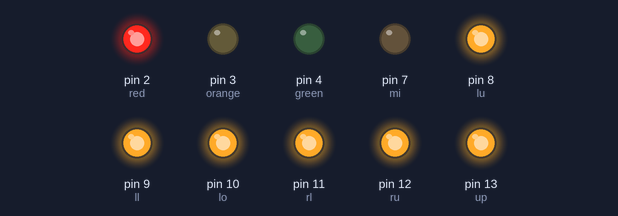
Bench run of a sketch on a simulated Arduino Uno, built with avr-gcc and run on an emulated ATmega328P. On the bench: output pins drawn as LEDs (lit = HIGH).

Above: at 0.1 s.
At 0.9 s:
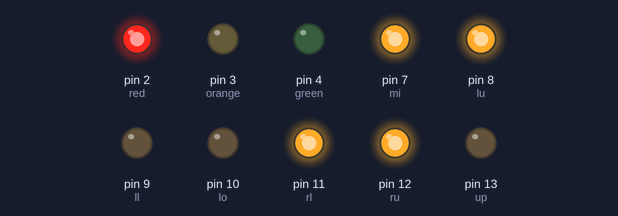
At 1.9 s:
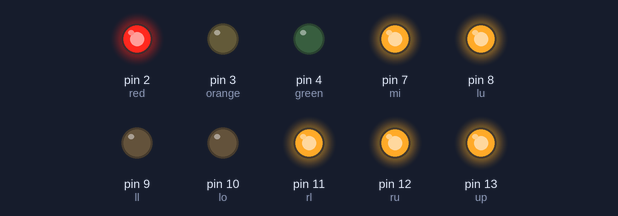
At 3.9 s:
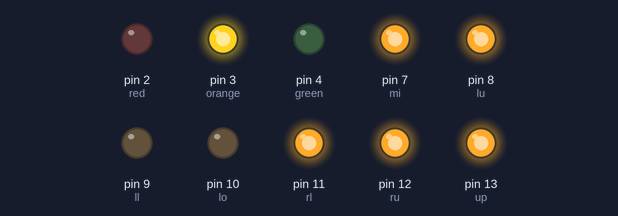
At 5.9 s:
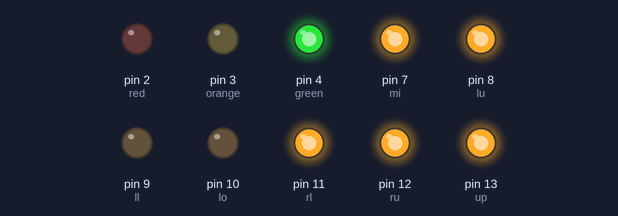
At 7.9 s:
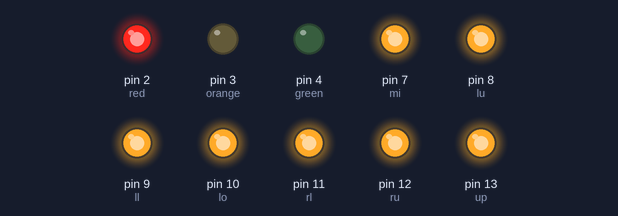
Timing chart, 0 to 8.2 s (numbered marks = the images above):
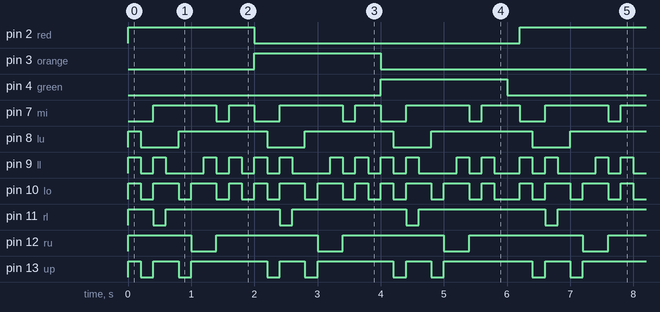

The sketch:

CODE_FOR_TRAFFIC_LIGHT_WITH_7_SEG_DISPLAY.ino
```cpp
int up=13;
int ru=12;
int rl=11;
int lo=10;
int ll=9;
int lu=8;
int mi=7;
int green=4;
int orange=3;
int red=2;
int del=200;

void setup() {

  // put your setup code here, to run once:
pinMode(up,OUTPUT);
pinMode(ru,OUTPUT);
pinMode(rl,OUTPUT);
pinMode(lo,OUTPUT);
pinMode(ll,OUTPUT);
pinMode(lu,OUTPUT);
pinMode(mi,OUTPUT);
pinMode(green,OUTPUT);
pinMode(orange,OUTPUT);
pinMode(red,OUTPUT);

}

void loop() {
  // put your main code here, to run repeatedly:

  digitalWrite(red,HIGH);
  digitalWrite(up, HIGH);
  digitalWrite(ru, HIGH);
  digitalWrite(rl, HIGH);
  digitalWrite(lo, HIGH);
  digitalWrite(ll, HIGH);
  digitalWrite(lu, HIGH);
  digitalWrite(mi, LOW);
  delay(del);


  digitalWrite(up, LOW);
  digitalWrite(ru, HIGH);
  digitalWrite(rl, HIGH);
  digitalWrite(lo, LOW);
  digitalWrite(ll, LOW);
  digitalWrite(lu, LOW);
  digitalWrite(mi, LOW);
  delay(del);


  digitalWrite(up, HIGH);
  digitalWrite(ru, HIGH);
  digitalWrite(rl, LOW);
  digitalWrite(lo, HIGH);
  digitalWrite(ll, HIGH);
  digitalWrite(lu, LOW);
  digitalWrite(mi, HIGH);
  delay(del);


  digitalWrite(up, HIGH);
  digitalWrite(ru, HIGH);
  digitalWrite(rl, HIGH);
  digitalWrite(lo, HIGH);
  digitalWrite(ll, LOW);
  digitalWrite(lu, LOW);
  digitalWrite(mi, HIGH);
  delay(del);


  digitalWrite(up, LOW);
  digitalWrite(ru, HIGH);
  digitalWrite(rl, HIGH);
  digitalWrite(lo, LOW);
  digitalWrite(ll, LOW);
  digitalWrite(lu, HIGH);
  digitalWrite(mi, HIGH);
  delay(del);


  digitalWrite(up, HIGH);
  digitalWrite(ru, LOW);
  digitalWrite(rl, HIGH);
  digitalWrite(lo, HIGH);
  digitalWrite(ll, LOW);
  digitalWrite(lu, HIGH);
  digitalWrite(mi, HIGH);
  delay(del);

  digitalWrite(up, HIGH);
  digitalWrite(ru, LOW);
  digitalWrite(rl, HIGH);
  digitalWrite(lo, HIGH);
  digitalWrite(ll, HIGH);
  digitalWrite(lu, HIGH);
  digitalWrite(mi, HIGH);
  delay(del);

  digitalWrite(up, HIGH);
  digitalWrite(ru, HIGH);
  digitalWrite(rl, HIGH);
  digitalWrite(lo, LOW);
  digitalWrite(ll, LOW);
  digitalWrite(lu, HIGH);
  digitalWrite(mi, LOW);
  delay(del);


  digitalWrite(up, HIGH);
  digitalWrite(ru, HIGH);
  digitalWrite(rl, HIGH);
  digitalWrite(lo, HIGH);
  digitalWrite(ll, HIGH);
  digitalWrite(lu, HIGH);
  digitalWrite(mi, HIGH);
  delay(del);

  digitalWrite(up, HIGH);
  digitalWrite(ru, HIGH);
  digitalWrite(rl, HIGH);
  digitalWrite(lo, LOW);
  digitalWrite(ll, LOW);
  digitalWrite(lu, HIGH);
  digitalWrite(mi, HIGH);
  delay(del);


digitalWrite(red,LOW);


  digitalWrite(orange,HIGH);


  digitalWrite(up, HIGH);
  digitalWrite(ru, HIGH);
  digitalWrite(rl, HIGH);
  digitalWrite(lo, HIGH);
  digitalWrite(ll, HIGH);
  digitalWrite(lu, HIGH);
  digitalWrite(mi, LOW);
  delay(del);

  digitalWrite(up, LOW);
  digitalWrite(ru, HIGH);
  digitalWrite(rl, HIGH);
  digitalWrite(lo, LOW);
  digitalWrite(ll, LOW);
  digitalWrite(lu, LOW);
  digitalWrite(mi, LOW);
  delay(del);


  digitalWrite(up, HIGH);
  digitalWrite(ru, HIGH);
  digitalWrite(rl, LOW);
  digitalWrite(lo, HIGH);
  digitalWrite(ll, HIGH);
  digitalWrite(lu, LOW);
  digitalWrite(mi, HIGH);
  delay(del);

  digitalWrite(up, HIGH);
  digitalWrite(ru, HIGH);
  digitalWrite(rl, HIGH);
  digitalWrite(lo, HIGH);
  digitalWrite(ll, LOW);
  digitalWrite(lu, LOW);
  digitalWrite(mi, HIGH);
  delay(del);

  digitalWrite(up, LOW);
  digitalWrite(ru, HIGH);
  digitalWrite(rl, HIGH);
  digitalWrite(lo, LOW);
  digitalWrite(ll, LOW);
  digitalWrite(lu, HIGH);
  digitalWrite(mi, HIGH);
  delay(del);


  digitalWrite(up, HIGH);
  digitalWrite(ru, LOW);
  digitalWrite(rl, HIGH);
  digitalWrite(lo, HIGH);
  digitalWrite(ll, LOW);
  digitalWrite(lu, HIGH);
  digitalWrite(mi, HIGH);
  delay(del);

  digitalWrite(up, HIGH);
  digitalWrite(ru, LOW);
  digitalWrite(rl, HIGH);
  digitalWrite(lo, HIGH);
  digitalWrite(ll, HIGH);
  digitalWrite(lu, HIGH);
  digitalWrite(mi, HIGH);
  delay(del);

  digitalWrite(up, HIGH);
  digitalWrite(ru, HIGH);
  digitalWrite(rl, HIGH);
  digitalWrite(lo, LOW);
  digitalWrite(ll, LOW);
  digitalWrite(lu, HIGH);
  digitalWrite(mi, LOW);
  delay(del);

  digitalWrite(up, HIGH);
  digitalWrite(ru, HIGH);
  digitalWrite(rl, HIGH);
  digitalWrite(lo, HIGH);
  digitalWrite(ll, HIGH);
  digitalWrite(lu, HIGH);
  digitalWrite(mi, HIGH);
  delay(del);

  digitalWrite(up, HIGH);
  digitalWrite(ru, HIGH);
  digitalWrite(rl, HIGH);
  digitalWrite(lo, LOW);
  digitalWrite(ll, LOW);
  digitalWrite(lu, HIGH);
  digitalWrite(mi, HIGH);
  delay(del);


digitalWrite(orange,LOW);


  digitalWrite(green,HIGH);


  digitalWrite(up, HIGH);
  digitalWrite(ru, HIGH);
  digitalWrite(rl, HIGH);
  digitalWrite(lo, HIGH);
  digitalWrite(ll, HIGH);
  digitalWrite(lu, HIGH);
  digitalWrite(mi, LOW);
  delay(del);

  digitalWrite(up, LOW);
  digitalWrite(ru, HIGH);
  digitalWrite(rl, HIGH);
  digitalWrite(lo, LOW);
  digitalWrite(ll, LOW);
  digitalWrite(lu, LOW);
  digitalWrite(mi, LOW);
  delay(del);

  digitalWrite(up, HIGH);
  digitalWrite(ru, HIGH);
  digitalWrite(rl, LOW);
  digitalWrite(lo, HIGH);
  digitalWrite(ll, HIGH);
  digitalWrite(lu, LOW);
  digitalWrite(mi, HIGH);
  delay(del);

  digitalWrite(up, HIGH);
  digitalWrite(ru, HIGH);
  digitalWrite(rl, HIGH);
  digitalWrite(lo, HIGH);
  digitalWrite(ll, LOW);
  digitalWrite(lu, LOW);
  digitalWrite(mi, HIGH);
  delay(del);


  digitalWrite(up, LOW);
  digitalWrite(ru, HIGH);
  digitalWrite(rl, HIGH);
  digitalWrite(lo, LOW);
  digitalWrite(ll, LOW);
  digitalWrite(lu, HIGH);
  digitalWrite(mi, HIGH);
  delay(del);


  digitalWrite(up, HIGH);
  digitalWrite(ru, LOW);
  digitalWrite(rl, HIGH);
  digitalWrite(lo, HIGH);
  digitalWrite(ll, LOW);
  digitalWrite(lu, HIGH);
  digitalWrite(mi, HIGH);
  delay(del);


  digitalWrite(up, HIGH);
  digitalWrite(ru, LOW);
  digitalWrite(rl, HIGH);
  digitalWrite(lo, HIGH);
  digitalWrite(ll, HIGH);
  digitalWrite(lu, HIGH);
  digitalWrite(mi, HIGH);
  delay(del);

  digitalWrite(up, HIGH);
  digitalWrite(ru, HIGH);
  digitalWrite(rl, HIGH);
  digitalWrite(lo, LOW);
  digitalWrite(ll, LOW);
  digitalWrite(lu, HIGH);
  digitalWrite(mi, LOW);
  delay(del);


  digitalWrite(up, HIGH);
  digitalWrite(ru, HIGH);
  digitalWrite(rl, HIGH);
  digitalWrite(lo, HIGH);
  digitalWrite(ll, HIGH);
  digitalWrite(lu, HIGH);
  digitalWrite(mi, HIGH);
  delay(del);

  digitalWrite(up, HIGH);
  digitalWrite(ru, HIGH);
  digitalWrite(rl, HIGH);
  digitalWrite(lo, LOW);
  digitalWrite(ll, LOW);
  digitalWrite(lu, HIGH);
  digitalWrite(mi, HIGH);
  delay(del);


digitalWrite(green,LOW);
delay(del);
}
```

Measured:
- by itself, pin 2 (red), pin 3 (orange), pin 4 (green): alternates HIGH for 2.0 s and LOW for 4.2 s
- by itself, pin 8 (lu): repeats every 6.2 s: 2 × (LOW 0.60 s, HIGH 1.4 s), LOW 0.60 s, HIGH 1.6 s
- by itself, pin 9 (ll): moves between LOW and HIGH, repeating every 6.2 s
- by itself, pin 10 (lo): moves between LOW and HIGH, repeating every 5.6 s
- by itself, pin 11 (rl): repeats every 2.0 s: LOW 0.20 s, HIGH 1.8 s
- by itself, pin 12 (ru): repeats every 6.2 s: 2 × (LOW 0.40 s, HIGH 1.6 s), LOW 0.40 s, HIGH 1.8 s
- by itself, pin 7 (mi): repeats every 6.2 s: LOW 0.20 s, HIGH 0.40 s, LOW 0.40 s, HIGH 1.0 s, LOW 0.20 s, HIGH 0.40 s, LOW 0.40 s, HIGH 1.0 s, LOW 0.20 s, HIGH 0.60 s, LOW 0.40 s, HIGH 1.0 s
- by itself, pin 13 (up): repeats every 6.2 s: LOW 0.20 s, HIGH 0.40 s, LOW 0.20 s, HIGH 1.2 s, LOW 0.20 s, HIGH 0.40 s, LOW 0.20 s, HIGH 1.2 s, LOW 0.20 s, HIGH 0.40 s, LOW 0.20 s, HIGH 1.4 s
